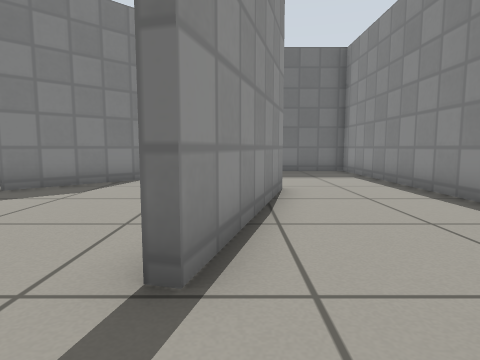
[1] (above)

12 first-person views from a walk through a Gazebo world. The camera is 0.5 m above the floor, tilts 6° down and sees 75° across. The floor is counted in squares, 0.5 m on a side. Each view is taken from the middle of a square. On the plan, view 1 faces up. The plan holds only what a view shows up to about 12 squares ahead; the rest is blank. Gazebo's built-in surfaces are drawn with simple patterns.

[2]
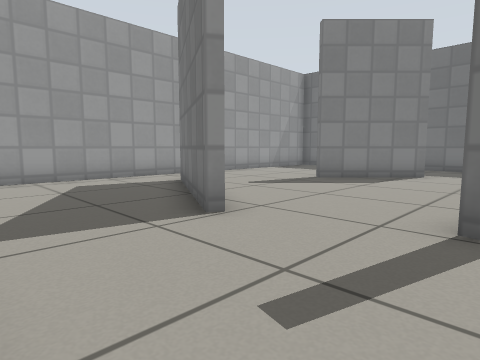

[3]
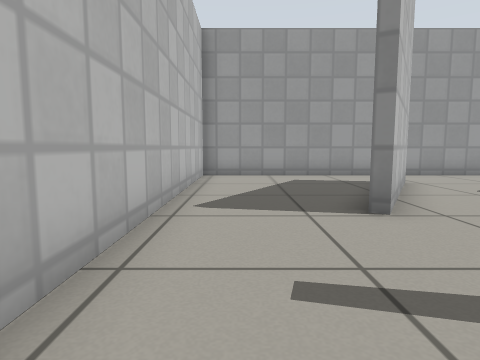

[4]
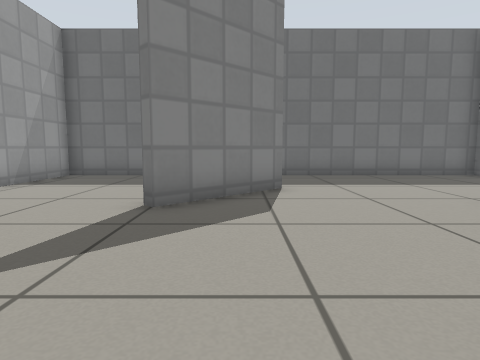

[5]
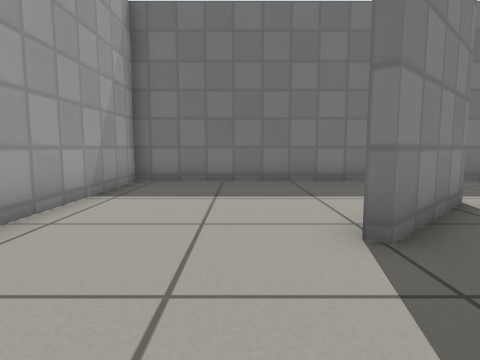

[6]
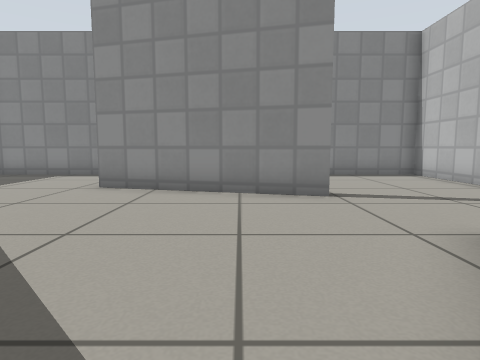

[7]
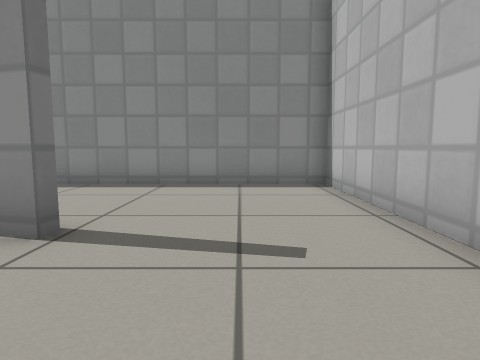

[8]
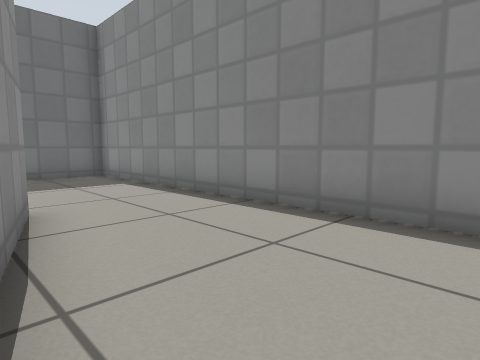

[9]
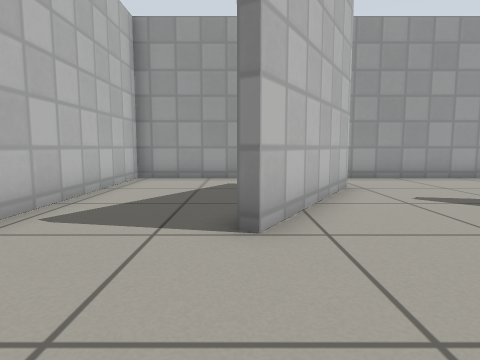

[10]
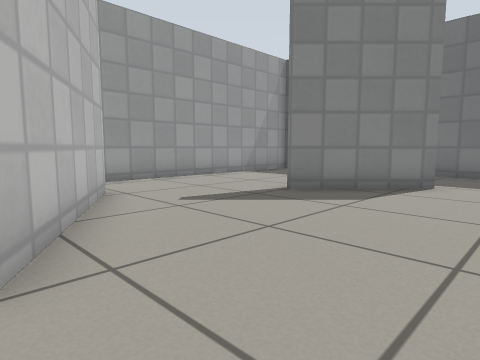

[11]
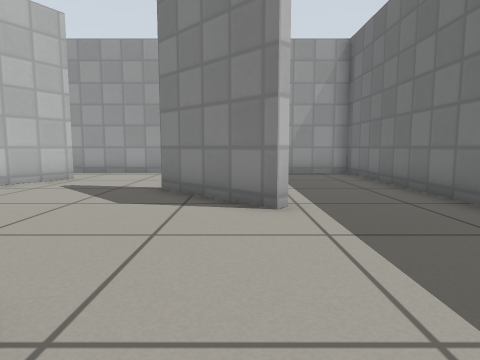

[12]
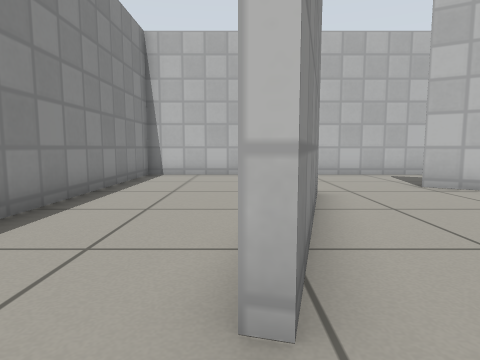

### Floor plan
Points are (right, up) in squares from view 1. A wall is a line through its corners. A room is listed if a view was taken in it or the views show most of it. See-through windows are left out.
Room 1 (views 1, 2, 3, 7, 8, 9, 10)
walls: (-3.6, 0.9) (-8.1, 3.5); (1, 7.4) (-0.4, 2.1) (-0.7, 2.2); (-10.1, 2.4) (-10.1, -2.3) (4.3, -2.3) (4.3, 7.4)
ways out: opening at (-9, 3) to room 2; opening at (-2.5, 2.5) to room 2; opening at (3, 8) to room 2
Room 2 (views 4, 5, 6, 11, 12)
walls: (-2.9, 9.6) (-5.5, 7.1); (-0.7, 2.2) (0.7, 7.5) (1, 7.4); (-7.9, 3.7) (-3.5, 1.2); (4.3, 7.4) (4.3, 13.1) (-10.1, 13.1) (-10.1, 2.4)
ways out: opening at (-9, 3) to room 1; opening at (-2.5, 2.5) to room 1; opening at (3, 8) to room 1

Positions as (right, up) in squares from view 1, and headings:
1: (0, 0), facing up
2: (0, -2), facing up-left
3: (1, -1), facing left
4: (-4, 2), facing up
5: (-7, 4), facing up
6: (-7, 4), facing right
7: (-4, 0), facing right
8: (0, 2), facing up-right
9: (0, 1), facing left
10: (-1, 1), facing up-left
11: (2, 9), facing left
12: (1, 9), facing down
